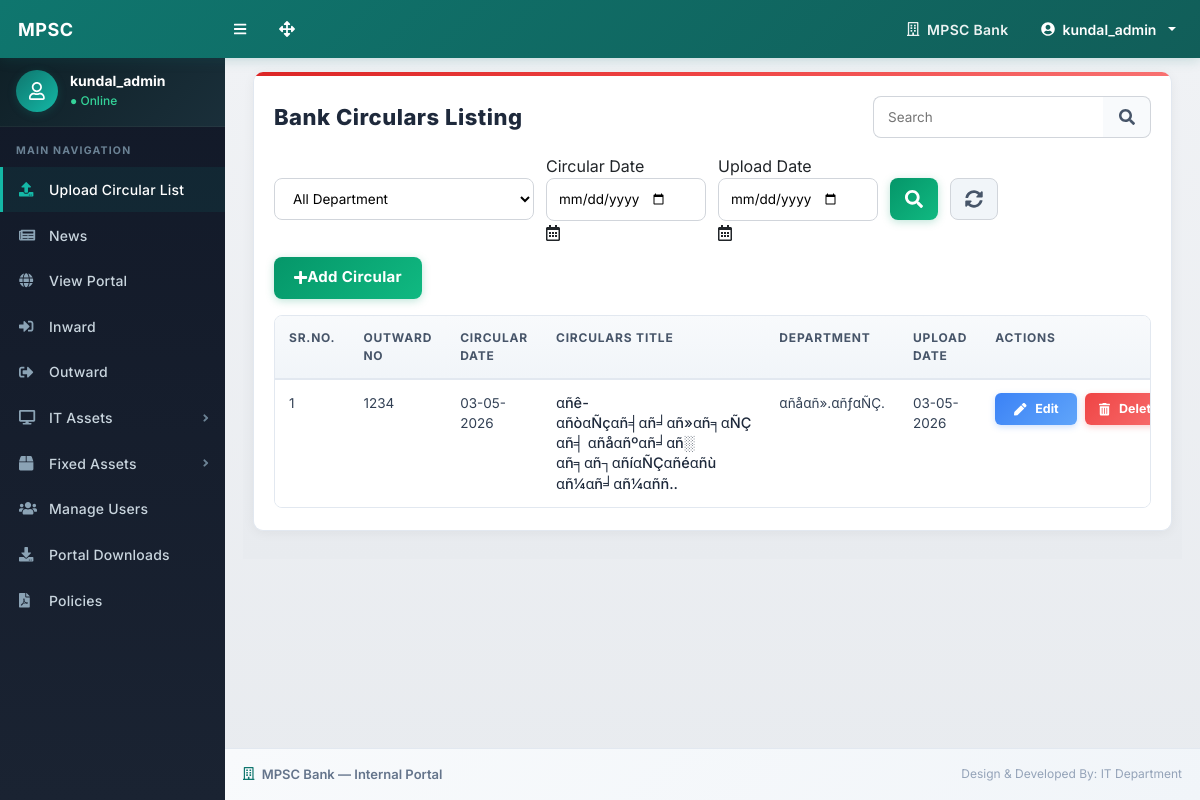
The page /manage-circulars.php (signed in) on the database its author committed.
### tables this page shows
CREATE TABLE `circulars` (
  `id` int(11) NOT NULL AUTO_INCREMENT,
  `circular_no` varchar(100) NOT NULL,
  `title` text NOT NULL,
  `department` varchar(255) NOT NULL,
  `description` text DEFAULT NULL,
  `file_name` varchar(255) DEFAULT NULL,
  `original_file_name` varchar(255) DEFAULT NULL,
  `publish_date` date NOT NULL,
  `created_by` int(11) DEFAULT NULL,
  `is_active` tinyint(1) NOT NULL DEFAULT 1,
  `created_at` datetime NOT NULL DEFAULT current_timestamp(),
  PRIMARY KEY (`id`)
);

### manage-circulars.php (the view, shortened to what this page needs)
<?php
include_once('./includes/config.php');
$search = isset($_GET['search']) ? trim($_GET['search']) : '';
$circular_date = isset($_GET['circular_date']) ? trim($_GET['circular_date']) : '';
$upload_date = isset($_GET['upload_date']) ? trim($_GET['upload_date']) : '';
$sql = "SELECT * FROM circulars WHERE 1=1";
$sql .= " ORDER BY id DESC";
$stmt = mysqli_prepare($con, $sql);
mysqli_stmt_execute($stmt);
$result = mysqli_stmt_get_result($stmt);
?>
<!DOCTYPE html>
<html lang="en">
<head>
    <link href="./css/styles.css" rel="stylesheet" />
    <link href="./css/custom.css" rel="stylesheet" />
    <link href="./css/circular.css" rel="stylesheet" />
</head>
<body class="sb-nav-fixed">
    <?php include_once('./includes/navbar.php'); ?>
    <div id="layoutSidenav">
        <?php include_once('./includes/sidebar.php'); ?>
        <div id="layoutSidenav_content">
            <main>
                <div class="container-fluid px-3">
                    <div class="circular-ref-page">
                        <div class="circular-ref-panel">
                            <div class="circular-ref-panel-body">
                                <div class="circular-ref-title-row">
                                    <h2 class="circular-ref-title">Bank Circulars Listing</h2>
                                    <form method="get" class="circular-ref-search">
                                        <input type="text" name="search" placeholder="Search" value="<?php echo htmlspecialchars($search); ?>">
                                        <button type="submit">
                                            <i class="fas fa-search"></i>
                                        </button>
                                    </form>
                                </div>
                                <form method="get" id="filterForm">
                                    <div class="circular-ref-filter-row">
                                        <select name="department" class="dept-select">
                                            <option value="">All Department</option>
                                        </select>
                                        <div class="circular-ref-date-box">
                                            <label class="circular-ref-date-label">Circular Date</label>
                                            <input type="date" name="circular_date" value="<?php echo htmlspecialchars($circular_date); ?>" title="Filter by Circular Date">
                                            <i class="far fa-calendar-alt"></i>
                                        </div>
                                        <div class="circular-ref-date-box">
                                            <label class="circular-ref-date-label">Upload Date</label>
                                            <input type="date" name="upload_date" value="<?php echo htmlspecialchars($upload_date); ?>" title="Filter by Upload Date">
                                            <i class="far fa-calendar-alt"></i>
                                        </div>
                                        <button type="submit" class="circular-ref-icon-btn circular-ref-search-btn" title="Search by filters">
                                            <i class="fas fa-search"></i>
                                        </button>
                                        <a href="manage-circulars.php" class="circular-ref-icon-btn circular-ref-reset-btn" title="Reset all filters">
                                            <i class="fas fa-sync-alt"></i>
                                        </a>
                                        <a href="add-circular.php" class="circular-ref-add-btn">
                                            <i class="fas fa-plus"></i> Add Circular
                                        </a>
                                    </div>
                                </form>
                                <div class="circular-ref-table-wrap">
                                    <div class="table-responsive">
                                        <table class="table-circular-ref">
                                            <thead>
                                                <tr>
                                                    <th>Sr.No.</th>
                                                    <th>Outward No</th>
                                                    <th>Circular Date</th>
                                                    <th>Circulars Title</th>
                                                    <th>Department</th>
                                                    <th>Upload Date</th>
                                                    <th>Actions</th>
                                                </tr>
                                            </thead>
                                            <tbody>
                                                <?php
                                                $sr = 1;
                                                if ($result && mysqli_num_rows($result) > 0) {
                                                    while ($row = mysqli_fetch_assoc($result)) {
                                                ?>
                                                        <tr>
                                                            <td><?php echo $sr++; ?></td>
                                                            <td><?php echo htmlspecialchars($row['circular_no']); ?></td>
                                                            <td><?php echo date('d-m-Y', strtotime($row['publish_date'])); ?></td>
                                                            <td>
                                                                <div class="circular-ref-title-text">
                                                                    <?php echo nl2br(htmlspecialchars($row['title'])); ?>
                                                                </div>
                                                            </td>
                                                            <td><?php echo htmlspecialchars($row['department']); ?></td>
                                                            <td><?php echo date('d-m-Y', strtotime($row['created_at'])); ?></td>
                                                            <td>
                                                                <div class="circular-ref-actions">
                                                                    <a href="edit-circular.php?id=<?php echo (int)$row['id']; ?>" class="circular-ref-edit">
                                                                        <i class="fas fa-pen me-1"></i>Edit
                                                                    </a>
                                                                    <a href="manage-circulars.php?id=<?php echo (int)$row['id']; ?>&del=1"
                                                                        class="circular-ref-delete"
                                                                        onclick="return confirm('Are you sure you want to permanently delete this circular? This action cannot be undone.');">
                                                                        <i class="fas fa-trash-alt me-1"></i>Delete
                                                                    </a>
                                                                </div>
                                                            </td>
                                                        </tr>
                                                    <?php
                                                    }
                                                } else {
                                                    ?>
                                                    <tr>
                                                        <td colspan="7" class="circular-ref-empty">No circulars found.</td>
                                                    </tr>
                                                <?php } ?>
                                            </tbody>
                                        </table>
                                    </div>
                                </div>
                            </div>
                        </div>
                    </div>
                </div>
            </main>
            <?php include_once('./includes/footer.php'); ?>
        </div>
    </div>
</body>
</html>

### css/custom.css (style rules this page uses)
body { background-color: #f0f2f5 !important; font-family: 'Inter', 'Segoe UI', Arial, Helvetica, sans-serif; -webkit-font-smoothing: antialiased; -moz-osx-font-smoothing: grayscale; }
#layoutSidenav_content { background: linear-gradient(180deg, #f0f2f5 0%, #e8ebef 100%); }
.container-fluid { padding-left: 18px !important; padding-right: 18px !important; }

### rows shown on the page
circulars: circular_no "1234", publish_date "03-05-2026", title "αñê-αñòαÑçαñ╡αñ╛αñ»αñ╕αÑÇ αñ╡ αñåαñºαñ╛αñ░ αñ╕αñ┐αñíαÑÇαñéαñù αñ¼αñ╛αñ¼αññ..", department "αñåαñ».αñƒαÑÇ.", created_at "03-05-2026"

### other values the page prints
$_SESSION['login'] "kundal_admin"
